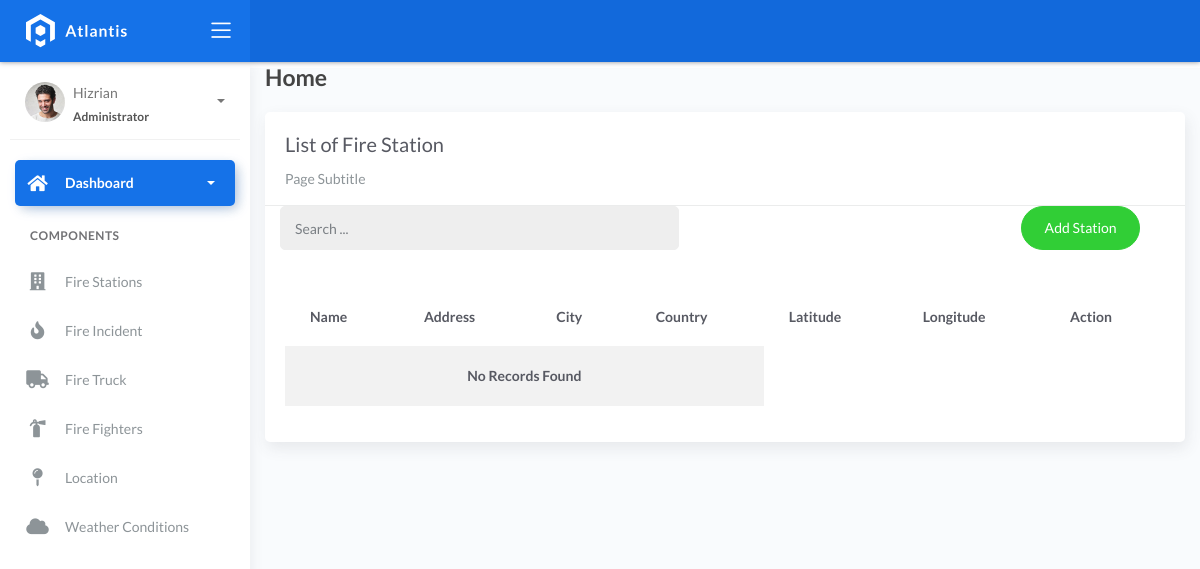
Before: /firestations/ with the older database file.
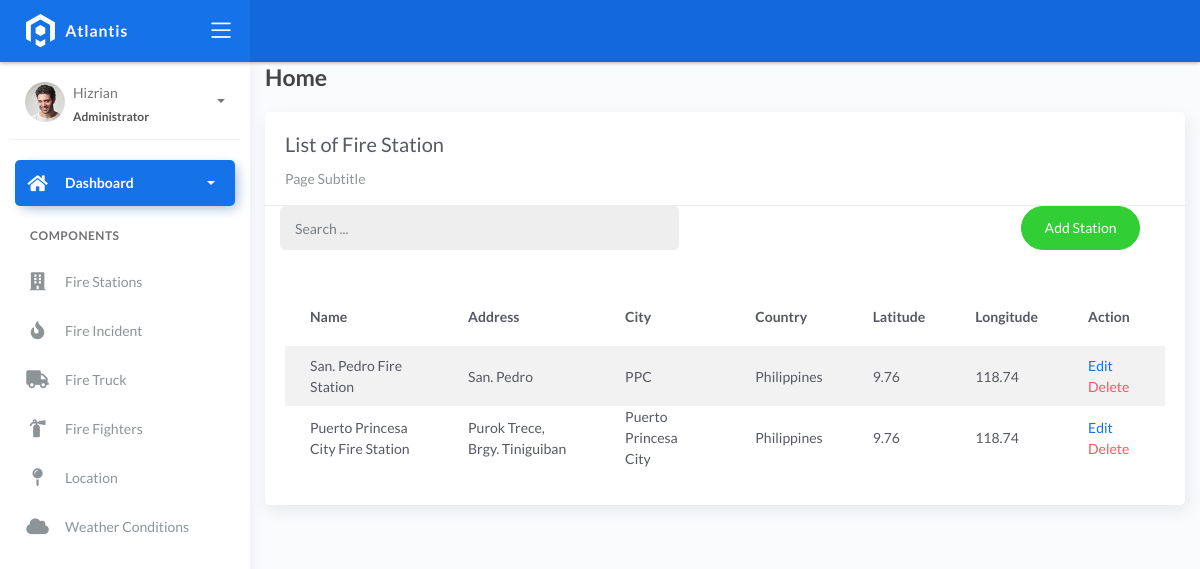
After: the same page with the newer database file.
### fire/models.py (models this page shows, shortened)
class BaseModel(models.Model):
    created_at = models.DateTimeField(auto_now_add=True, db_index=True)
    updated_at = models.DateTimeField(auto_now=True)
    class Meta:
        abstract = True

class FireStation(BaseModel):
    name = models.CharField(max_length=150)
    latitude = models.DecimalField(
        max_digits=22, decimal_places=2, null=True, blank=True)
    longitude = models.DecimalField(
        max_digits=22, decimal_places=2, null=True, blank=True)
    address = models.CharField(max_length=150)
    city = models.CharField(max_length=150)  # can be in separate table
    country = models.CharField(max_length=150)  # can be in separate table

### fire/views.py (the view, shortened to what this page needs)
# urls.py: path('firestations/', FireStationListView.as_view(), name='fire-station'),
class FireStationListView(ListView):
    model = FireStation
    context_object_name = 'stations'
    template_name = 'fire_station_list.html'
    paginate_by = 5
    def get_queryset(self, *args, **kwargs):
        qs = super().get_queryset(*args, **kwargs)
        return qs.order_by('id')

### templates/fire_station_list.html (shortened to what this page needs)
{% extends 'base.html' %}
{% load static %}
{% block content %}
<div class="content">
    <div class="container-fluid">
        <h4 class="page-title">Home</h4>
        <div class="row">
            <div class="col-md-12">
                <div class="card">
                    <div class="card-header">
                        <div class="card-title">List of Fire Station</div>
                        <div class="card-category">Page Subtitle</div>
                    </div>
                    <div class="col-md-12 row">
                        <div class="col-md-6">
                            <form class="navbar-left navbar-form nav-search mr-md-3" action="">
                                <div class="input-group">
                                    <input type="text" placeholder="Search ..." class="form-control" />
                                    <div class="input-group-append">
                                        <span class="input-group-text">
                                        </span>
                                    </div>
                                </div>
                            </form>
                        </div>
                        <div class="col-md-6">
                            <div class="pull-right">
                                <a href="{% url 'fire-station-add' %}" class="btn btn-success btn-rounded">Add Station</a>
                            </div>
                        </div>
                    </div>
                    <div class="card-body">
                        <table class="table table-striped mt-3">
                            <thead>
                                <tr>
                                    <th scope="col">Name</th>
                                    <th scope="col">Address</th>
                                    <th scope="col">City</th>
                                    <th scope="col">Country</th>
                                    <th scope="col">Latitude</th>
                                    <th scope="col">Longitude</th>
                                    <th scope="col">Action</th>
                                </tr>
                            </thead>
                            <tbody>
                                {% for object in object_list %}
                                <tr>
                                    <td>{{ object.name }}</td>
                                    <td>{{ object.address }}</td>
                                    <td>{{ object.city }}</td>
                                    <td>{{ object.country }}</td>
                                    <td>{{ object.latitude }}</td>
                                    <td>{{ object.longitude }}</td>
                                    <td>
                                        <a href="{% url 'fire-station-update' object.pk %}">Edit</a>
                                        <a href="{% url 'fire-station-delete' object.pk %}" class="text-danger">Delete</a>
                                    </td>
                                    </tr>
                                    {% empty %}
                                    <tr>
                                        <td colspan="4" style="text-align: center">
                                            <p class="text-sm font-weight-bold mb-0">No Records Found</p>
                                        </td>
                                        </tr>
                                {% endfor %}
                            </tbody>
                        </table>
                    </div>
                </div>
            </div>
        </div>
    </div>
</div>
{% endblock %}

### templates/base.html (shortened to what this page needs)
{% load static %}
<!DOCTYPE html>
<html lang="en">
  <head>
    <link rel="stylesheet" href="{% static 'css/bootstrap.min.css' %}" />
    <link rel="stylesheet" href="{% static 'css/atlantis.min.css' %}" />
    <link rel="stylesheet" href="{% static 'css/demo.css' %}" />
  </head>
  <body>
    <div class="wrapper">
      <div class="main-header">
        <div class="logo-header" data-background-color="blue">
          <a href="index.html" class="logo">
            <img src="{% static 'img/logo.svg' %}" alt="navbar brand" class="navbar-brand" />
          </a>
          <div class="nav-toggle">
            <button class="btn btn-toggle toggle-sidebar">
              <i class="icon-menu"></i>
            </button>
          </div>
        </div>
        <nav class="navbar navbar-header navbar-expand-lg" data-background-color="blue2">
        </nav>
      </div>
      <div class="sidebar sidebar-style-2">
        <div class="sidebar-wrapper scrollbar scrollbar-inner">
          <div class="sidebar-content">
            <div class="user">
              <div class="avatar-sm float-left mr-2">
                <img src="{% static 'img/profile.jpg' %}" alt="..." class="avatar-img rounded-circle" />
              </div>
              <div class="info">
                <a data-toggle="collapse" href="#collapseExample" aria-expanded="true">
                  <span>
                    Hizrian
                    <span class="user-level">Administrator</span>
                    <span class="caret"></span>
                  </span>
                </a>
              </div>
            </div>
            <ul class="nav nav-primary">
              <li class="nav-item active">
                <a data-toggle="collapse" href="#dashboard" class="collapsed" aria-expanded="false">
                  <i class="fas fa-home"></i>
                  <p>Dashboard</p>
                  <span class="caret"></span>
                </a>
              </li>
              <li class="nav-section">
                <h4 class="text-section">Components</h4>
              </li>
              <li class="nav-item">
                <a href="{% url 'fire-station' %}">
                  <i class="fas fa-building"></i>
                  <p>Fire Stations</p>
                </a>
              </li>
              <li class="nav-item">
                <a href="#base">
                  <i class="fas fa-fire"></i>
                  <p>Fire Incident</p>
                </a>
              </li>
              <li class="nav-item">
                <a href="{% url 'fire-truck' %}">
                  <i class="fas fa-truck"></i>
                  <p>Fire Truck</p>
                </a>
              </li>
              <li class="nav-item">
                <a href="{% url 'fire-fighters' %}">
                  <i class="fas fa-fire-extinguisher"></i>
                  <p>Fire Fighters</p>
                </a>
              </li>
              <li class="nav-item">
                <a href="#base">
                  <i class="fas fa-map-pin"></i>
                  <p>Location</p>
                </a>
              </li>
              <li class="nav-item">
                <a href="#maps">
                  <i class="fas fa-cloud"></i>
                  <p>Weather Conditions</p>
                </a>
              </li>
            </ul>
          </div>
        </div>
      </div>
      <div class="main-panel">
        <div class="content">
          {% block content %}
          {% endblock %}
          </div>
        </div>
        <footer class="footer">
          <div class="container-fluid">
            <nav class="pull-left">
              <ul class="nav">
                <li class="nav-item">
                  <a class="nav-link" href="https://www.themekita.com"> ThemeKita </a>
                </li>
                <li class="nav-item">
                  <a class="nav-link" href="#"> Help </a>
                </li>
                <li class="nav-item">
                  <a class="nav-link" href="#"> Licenses </a>
                </li>
              </ul>
            </nav>
            <div class="copyright ml-auto">2018, made with  by <a href="https://www.themekita.com">ThemeKita</a></div>
          </div>
        </footer>
      </div>
  </body>
</html>

Changed rows visible on the page:
added FireStation: name "San. Pedro Fire Station", address "San. Pedro", city "PPC", country "Philippines", latitude "9.76", longitude "118.74"
added FireStation: name "Puerto Princesa City Fire Station", address "Purok Trece, Brgy. Tiniguiban", city "Puerto Princesa City", country "Philippines", latitude "9.76", longitude "118.74"
Other visible differences:
text no longer shown: "No Records Found"
